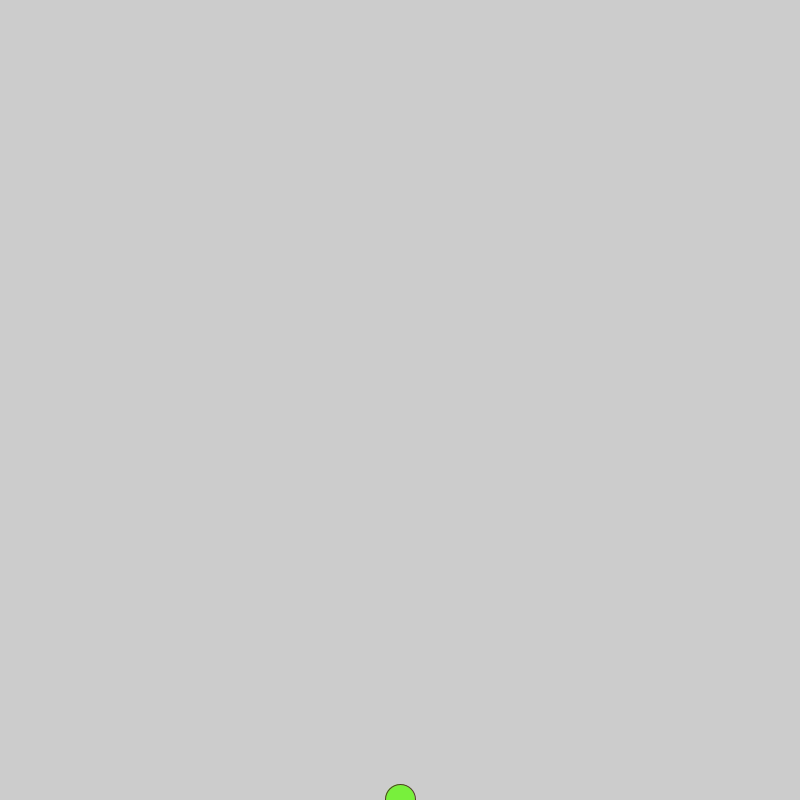
Frame 1 (no input)
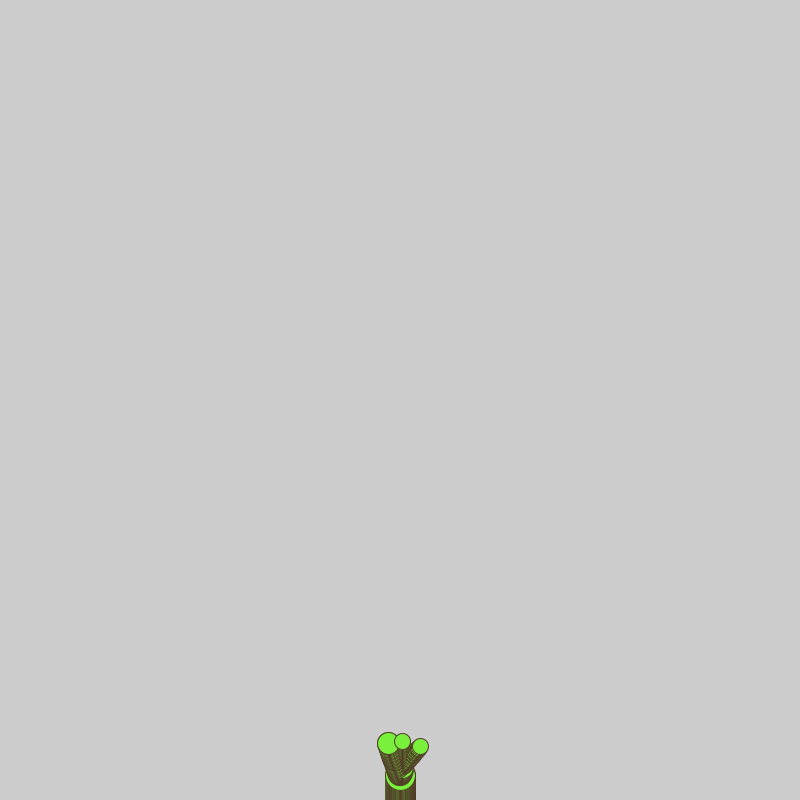
Frame 60 (the mouse pressed at the canvas centre just before this capture)
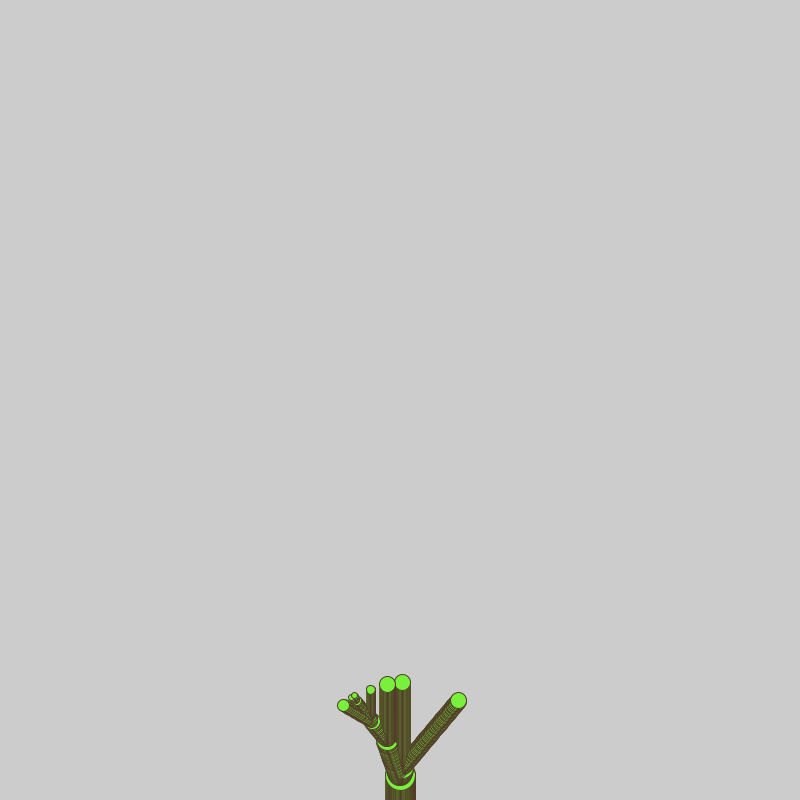
Frame 120 (the mouse held since frame 60 and released just before this capture)

The Processing sketch that drew these frames (run headless with seeded random() and noise(); from frame 60 on, the mouse is pressed at the canvas centre):

// Processing sketch: art_gen
// ── art_gen.pde

ArrayList<Stem> stems = new ArrayList<Stem>();
ArrayList<Flower> flowers = new ArrayList<Flower>();

boolean flowering = false;


void setup() {
	size(800,800);
	stroke(80,60,40);
	fill(120,240,60);

	stems.add(new Stem(width/2,height,0,30));
}

void draw() {
	if (!flowering) grow();
	else flower();
}

void grow() {
	for (int i = 0; i < stems.size(); i++) {
		if (stems.get(i).update()) stems.remove(i);	
	}
}

void flower() {
	for (Flower flower : flowers) {
		flower.update();
	}
}

void mouseClicked() {
	flowering = true;
	noStroke();

	for (Stem stem : stems) {
		flowers.add(new Flower(stem.pos.x,stem.pos.y,stem.angle,color(255,0,0)));
	}
}

class Flower {

	PVector origin;
	float angle;
	color flowerColor;

	public Flower(float x, float y, float a, color c) {
		origin = new PVector(x,y);
		angle = a;
		flowerColor = c;
	}

	void update() {

		pushMatrix();
		translate(origin.x,origin.y);
		// rotate(angle);
		fill(flowerColor);

		ellipse(0,0,5,5);

		popMatrix();

	}
}

class Stem {

	PVector pos;
	PVector vel;
	float angle;
	int size;

	public Stem(float x, float y, float a, float s) {
		pos = new PVector(x,y);
		vel = new PVector(0,-1).rotate(radians(a));
		angle = a;
		size = int(s);
	}

	boolean update() {

		if (int(random(50)) == 1) {
			stems.add(new Stem(pos.x,pos.y,angle-20,size*0.75));
			stems.add(new Stem(pos.x,pos.y,angle+20,size*0.75));
			return true;
		} else {
			pos.add(vel);
			ellipse(pos.x,pos.y,size,size);
			return false;
		}
	}
}
